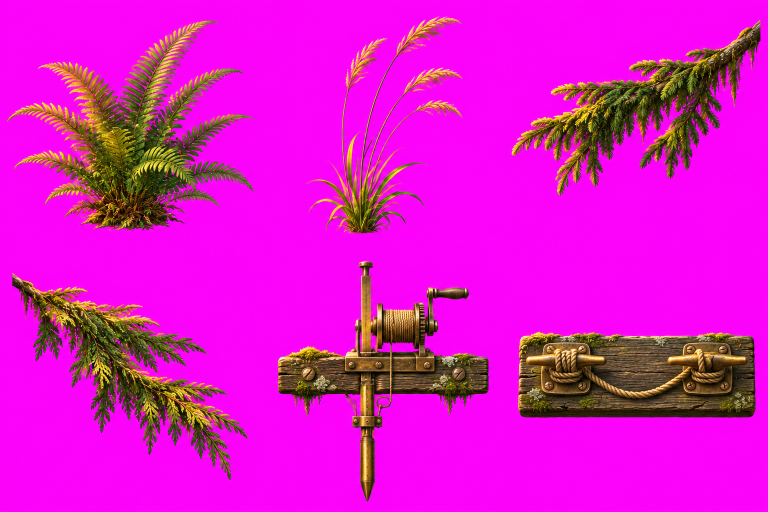
#> input picture games/broken-bridge-25d-prototype/visual-review/originals/exec-4860558b-8d71-457a-8c87-a7a3872f294f.png, 1536 x 1024 px (shown at 1/2 size)
$ python prepare_v060.py
#> lines starting #> are read from the running program, lines starting #| are printed output that depends on the picture
"""Cut out original Alder River props and derive registered mist and water textures."""
from pathlib import Path

import numpy as np
from PIL import Image, ImageFilter, ImageOps

HERE = Path(__file__).resolve().parent
ASSETS = HERE.parent / 'assets'
SHEET = HERE / 'originals' / 'exec-4860558b-8d71-457a-8c87-a7a3872f294f.png'
PLATE = HERE / 'originals' / 'exec-352d35e3-5b2d-4e73-ab53-8ed54f01d44e.png'


def keyed(image):
    rgb = np.asarray(image.convert('RGB'), dtype=np.float32)
    red, green, blue = np.moveaxis(rgb, 2, 0)
    spill = np.minimum(red,blue)-green
    alpha = np.clip((51-spill)*6,0,255)
    rgb[:,:,0] -= np.clip(spill,0,110)*.57
    rgb[:,:,2] -= np.clip(spill,0,140)*.85
    result = Image.fromarray(np.dstack([rgb,alpha]).clip(0,255).astype('uint8'))
    return result.crop(result.getbbox())


def save(image,name):
    image.save(ASSETS / f'{name}.webp',quality=91,method=6)


sheet = Image.open(SHEET)
#> sheet is the input picture: PIL image 1536x1024 RGB; mean R, G, B 219.9, 21.9, 201.6
cells = {
    'wind-fern': (0,0,514,493), 'wind-reed': (550,0,1010,487),
    'wind-fir': (1012,0,1536,494), 'wind-cedar': (0,505,511,1024),
    'survey-winch': (542,510,992,1024), 'bridge-rig': (1012,521,1536,1024),
}
for name,box in cells.items():
    image = keyed(sheet.crop(box))
    image.thumbnail((480,490),Image.Resampling.LANCZOS)
    save(image,name)
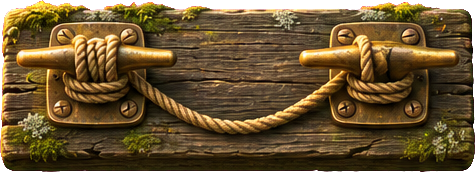
#> image: PIL image 475x172 RGBA; mean R, G, B, A 101.9, 72.1, 43.5, 240.8; transparent parts drawn white

plate=Image.open(PLATE).convert('RGB').resize((1060,540),Image.Resampling.LANCZOS)
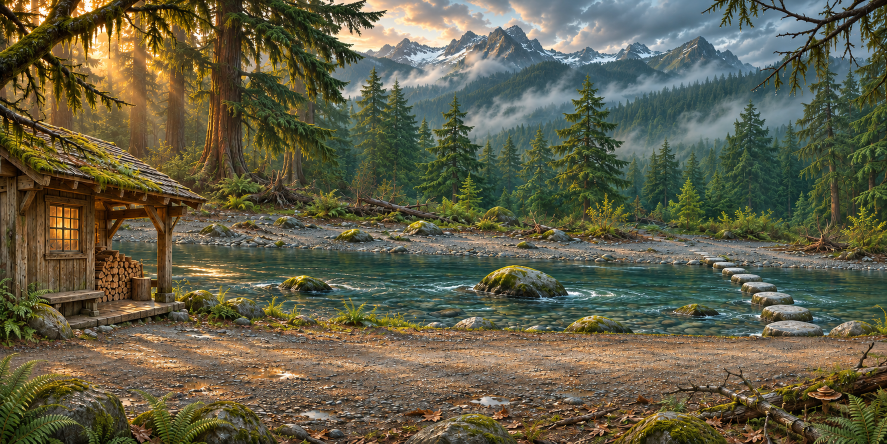
#> input picture games/broken-bridge-25d-prototype/visual-review/originals/exec-352d35e3-5b2d-4e73-ab53-8ed54f01d44e.png, 1774 x 887 px (shown at 1/2 size)
save(plate.crop((206,299,332,351)).resize((630,260),Image.Resampling.LANCZOS),'survey-water')
#> in save (call 7), `image.save(ASSETS / f'{name}.webp',quality=91,method=6)`:
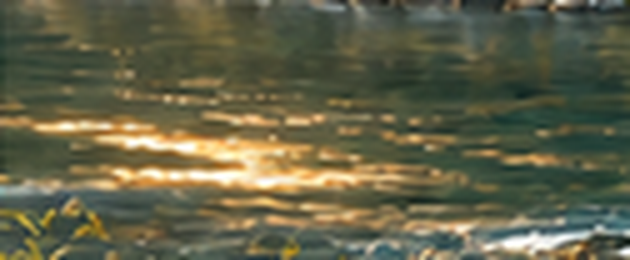
#> saved as survey-water.webp: PIL image 630x260 RGB; mean R, G, B 98.9, 98.2, 72.6
save(plate.crop((0,244,1060,476)).resize((900,197),Image.Resampling.LANCZOS),'trail-overview')
#> in save (call 8), `image.save(ASSETS / f'{name}.webp',quality=91,method=6)`:
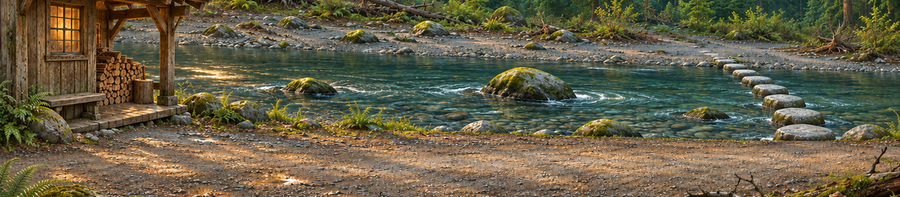
#> saved as trail-overview.webp: PIL image 900x197 RGB; mean R, G, B 102.3, 95.8, 71.6

# The soft mask keeps the painted river details below each independently advected strip.
for name,box in {
    'stream-amber':(208,317,322,347),
    'stream-jade':(690,324,805,348),
    'stream-wake':(654,350,759,374),
}.items():
    surface=plate.crop(box).convert('RGBA')
    w,h=surface.size
    # Mirror across the center so the moving strip contains no hard edges.
    tile=Image.new('RGBA',(w*2,h))
    tile.paste(surface,(0,0))
    tile.paste(ImageOps.mirror(surface),(w,0))
    xx,yy=np.meshgrid(np.linspace(-1,1,w*2),np.linspace(-1,1,h))
    alpha = (np.clip(1-np.abs(xx)**3,0,1)**2*np.clip(1-np.abs(yy)**2,0,1)**2*215).astype('uint8')
    tile.putalpha(Image.fromarray(alpha))
    save(tile,name)

# Lift the low-contrast fog from the original ridgeline and shape a soft transparent matte.
mist=plate.crop((538,76,1010,199))
rgb=np.asarray(mist,dtype=np.int16)
lum=rgb.mean(axis=2)
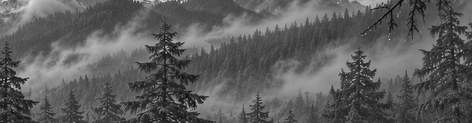
#> lum: shape (123, 472) float64; min 4.67, max 255, mean 93.2
xx,yy=np.meshgrid(np.linspace(-1,1,mist.width),np.linspace(-1,1,mist.height))
edge=np.clip(1-xx**2-yy**2,0,1)**1.7
density=(np.clip((lum-86)/110,0,1)*edge*160).astype('uint8')
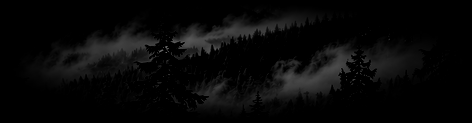
#> density: shape (123, 472); min 0, max 102, mean 7.9
fog=Image.new('RGBA',mist.size,(195,213,202,0))
fog.putalpha(Image.fromarray(density).filter(ImageFilter.GaussianBlur(4.5)))
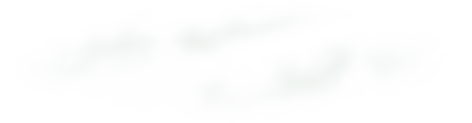
#> fog: PIL image 472x123 RGBA; mean R, G, B, A 195, 213, 202, 7.9; transparent parts drawn white
save(fog,'ridge-mist')
